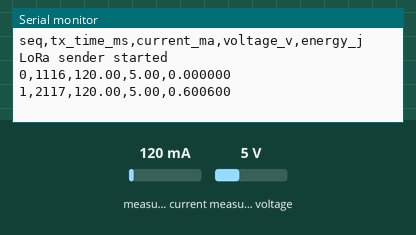
The sketch below on a simulated Arduino Uno, built with avr-gcc and run on an emulated ATmega328P. Parts: the last lines printed to the serial monitor. The test bench sets the inputs (shaded band); at power-on: measured current 120 mA, measured voltage 5 V. Storage starts empty; no radio packets arrive unless stated.

Above: at 2.2 s.
2.3 s: measured current set to 40 mA
At 3.6 s:
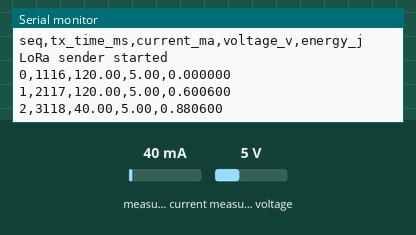
3.8 s: measured voltage set to 0.3 V
At 4.9 s:
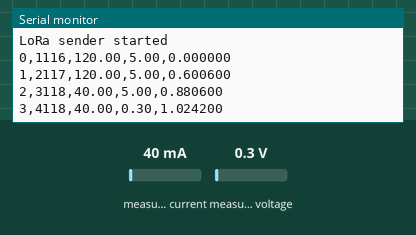
5.3 s: measured current set to 500 mA
At 6.6 s:
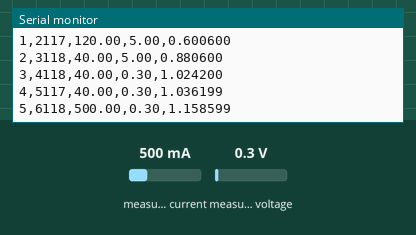
Timing chart, 0 to 8.3 s (numbered marks = the images above; inputs shaded):
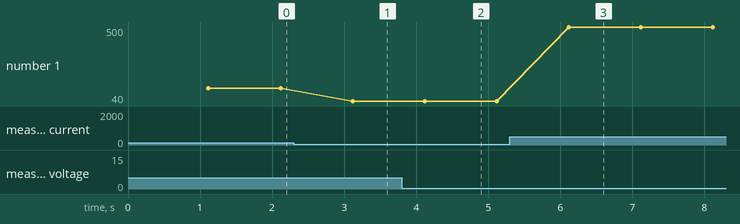

The sketch:

lora_node_sender.ino
```cpp
#include <SPI.h>
#include <LoRa.h>
#include <Wire.h>
#include <Adafruit_INA219.h>
#include <SD.h>
#include <SPI.h>

#define SD_CS 13
#define LORA_SS   5
#define LORA_RST  14
#define LORA_DIO0 2

Adafruit_INA219 ina219;

//keiciam pagal scenariju
const int NODE_ID = 1;
const int TRIAL_ID = 1;
const int PACKET_COUNT = 60;

// 0.1 pps = 10000 ms
// 0.5 pps = 2000 ms
// 1.0 pps = 1000 ms
const float PACKET_RATE_PPS = 1.0;
const unsigned long PACKET_INTERVAL_MS = 1000;

const char* ENERGY_LOG_FILE = "/energy_log_lora.csv";

int seq = 0;
unsigned long lastSend = 0;
unsigned long lastEnergyRead = 0;
float accumulatedEnergyJ = 0.0;

void setup() {
  Serial.begin(115200);
  delay(1000);

  if (!ina219.begin()) {
    Serial.println("INA219 not found");
    while (true);
  }

  LoRa.setPins(LORA_SS, LORA_RST, LORA_DIO0);

  if (!LoRa.begin(868E6)) {
    Serial.println("LoRa init failed");
    while (true);
  }

  if (!SD.begin(SD_CS)) {
    Serial.println("SD card initialization failed");
    while (true);
  }

  File file = SD.open(ENERGY_LOG_FILE, FILE_WRITE);
  if (file) {
    file.println("packet_rate_pps,trial,seq,tx_time_ms,current_ma,voltage_v,energy_j");
    file.close();
  }

  LoRa.setTxPower(14);
  LoRa.setSpreadingFactor(7);
  LoRa.setSignalBandwidth(125E3);
  LoRa.setCodingRate4(5);

  lastEnergyRead = millis();

  Serial.println("seq,tx_time_ms,current_ma,voltage_v,energy_j");
  Serial.println("LoRa sender started");
}

void loop() {
  unsigned long now = millis();

  unsigned long dtMs = now - lastEnergyRead;
  if (dtMs >= 100) {
    float currentMa = ina219.getCurrent_mA();
    float voltageV = ina219.getBusVoltage_V();
    float powerW = (currentMa / 1000.0) * voltageV;

    accumulatedEnergyJ += powerW * (dtMs / 1000.0);
    lastEnergyRead = now;
  }

  if (seq >= PACKET_COUNT) {
    return;
  }

  if (now - lastSend >= PACKET_INTERVAL_MS) {
    lastSend = now;

    char payload[80];

    snprintf(
      payload,
      sizeof(payload),
      "%02d,%03d,%08lu,DATA",
      NODE_ID,
      seq,
      millis()
    );

    LoRa.beginPacket();
    LoRa.print(payload);
    LoRa.endPacket();

    float currentMa = ina219.getCurrent_mA();
    float voltageV = ina219.getBusVoltage_V();

    Serial.print(seq);
    Serial.print(",");
    Serial.print(millis());
    Serial.print(",");
    Serial.print(currentMa);
    Serial.print(",");
    Serial.print(voltageV);
    Serial.print(",");
    Serial.println(accumulatedEnergyJ, 6);

    File file = SD.open(ENERGY_LOG_FILE, FILE_APPEND);
    if (file) {
      file.print(PACKET_RATE_PPS);
      file.print(",");
      file.print(TRIAL_ID);
      file.print(",");
      file.print(seq);
      file.print(",");
      file.print(millis());
      file.print(",");
      file.print(currentMa);
      file.print(",");
      file.print(voltageV);
      file.print(",");
      file.println(accumulatedEnergyJ, 6);
      file.close();
    }

    seq++;
  }
}
```

Measured:
- after the input at 2.3 s, the serial monitor: prints a new line after 0.82 s (image 1)
- after the input at 3.8 s, the serial monitor: prints a new line after 0.32 s (image 2)
- after the input at 5.3 s, the serial monitor: prints a new line after 0.82 s (image 3)
- plotted number 1: 120 → 40 after the input at 2.3 s, 40 → 500 after the input at 5.3 s
